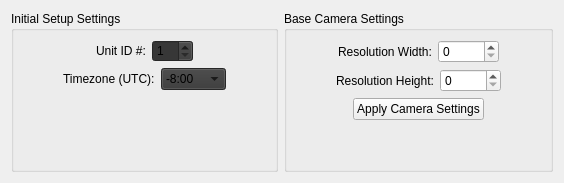
          <widget class="QWidget" name="tab_8">
           <attribute name="title">
            <string>System Settings</string>
           </attribute>
           <layout class="QGridLayout" name="gridLayout_14">
            <item row="0" column="0">
             <widget class="QGroupBox" name="groupBox">
              <property name="title">
               <string>Initial Setup Settings</string>
              </property>
              <layout class="QGridLayout" name="gridLayout_36">
               <item row="0" column="0">
                <layout class="QHBoxLayout" name="horizontalLayout_14">
                 <item>
                  <spacer name="horizontalSpacer_58">
                   <property name="orientation">
                    <enum>Qt::Horizontal</enum>
                   </property>
                   <property name="sizeHint" stdset="0">
                    <size>
                     <width>40</width>
                     <height>20</height>
                    </size>
                   </property>
                  </spacer>
                 </item>
                 <item>
                  <widget class="QLabel" name="label_4">
                   <property name="text">
                    <string>Unit ID #:</string>
                   </property>
                  </widget>
                 </item>
                 <item>
                  <widget class="QSpinBox" name="settings_unit_id_spinbox">
                   <property name="styleSheet">
                    <string notr="true">background-color:rgb(55,55,55)</string>
                   </property>
                   <property name="minimum">
                    <number>1</number>
                   </property>
                  </widget>
                 </item>
                 <item>
                  <spacer name="horizontalSpacer_50">
                   <property name="orientation">
                    <enum>Qt::Horizontal</enum>
                   </property>
                   <property name="sizeHint" stdset="0">
                    <size>
                     <width>40</width>
                     <height>20</height>
                    </size>
                   </property>
                  </spacer>
                 </item>
                </layout>
               </item>
               <item row="1" column="0">
                <layout class="QHBoxLayout" name="horizontalLayout_26">
                 <item>
                  <spacer name="horizontalSpacer_59">
                   <property name="orientation">
                    <enum>Qt::Horizontal</enum>
                   </property>
                   <property name="sizeHint" stdset="0">
                    <size>
                     <width>40</width>
                     <height>20</height>
                    </size>
                   </property>
                  </spacer>
                 </item>
                 <item>
                  <widget class="QLabel" name="label_timezone">
                   <property name="text">
                    <string>Timezone (UTC):</string>
                   </property>
                  </widget>
                 </item>
                 <item>
                  <widget class="QComboBox" name="settings_timezone_combobox">
                   <property name="styleSheet">
                    <string notr="true">background-color:rgb(55,55,55);</string>
                   </property>
                   <property name="currentIndex">
                    <number>5</number>
                   </property>
                   <item>
                    <property name="text">
                     <string>-12:00</string>
                    </property>
                   </item>
                   <item>
                    <property name="text">
                     <string>-11:00</string>
                    </property>
                   </item>
                   <item>
                    <property name="text">
                     <string>-10:00</string>
                    </property>
                   </item>
                   <item>
                    <property name="text">
                     <string>-9:30</string>
                    </property>
                   </item>
                   <item>
                    <property name="text">
                     <string>-9:00</string>
                    </property>
                   </item>
                   <item>
                    <property name="text">
                     <string>-8:00</string>
                    </property>
                   </item>
                   <item>
                    <property name="text">
                     <string>-7:00</string>
                    </property>
                   </item>
                   <item>
                    <property name="text">
                     <string>-6:00</string>
                    </property>
                   </item>
                   <item>
                    <property name="text">
                     <string>-5:00</string>
                    </property>
                   </item>
                   <item>
                    <property name="text">
                     <string>-4:30</string>
                    </property>
                   </item>
                   <item>
                    <property name="text">
                     <string>-4:00</string>
                    </property>
                   </item>
                   <item>
                    <property name="text">
                     <string>-3:30</string>
                    </property>
                   </item>
                   <item>
                    <property name="text">
                     <string>-3:00</string>
                    </property>
                   </item>
                   <item>
                    <property name="text">
                     <string>-2:00</string>
                    </property>
                   </item>
                   <item>
                    <property name="text">
                     <string>-1:00</string>
                    </property>
                   </item>
                   <item>
                    <property name="text">
                     <string>0:00</string>
                    </property>
                   </item>
                   <item>
                    <property name="text">
                     <string>1:00</string>
                    </property>
                   </item>
                   <item>
                    <property name="text">
                     <string>2:00</string>
                    </property>
                   </item>
                   <item>
                    <property name="text">
                     <string>3:00</string>
                    </property>
                   </item>
                   <item>
                    <property name="text">
                     <string>3:30</string>
                    </property>
                   </item>
                   <item>
                    <property name="text">
                     <string>4:00</string>
                    </property>
                   </item>
                   <item>
                    <property name="text">
                     <string>4:30</string>
                    </property>
                   </item>
                   <item>
                    <property name="text">
                     <string>5:00</string>
                    </property>
                   </item>
                   <item>
                    <property name="text">
                     <string>5:30</string>
                    </property>
                   </item>
                   <item>
                    <property name="text">
                     <string>5:45</string>
                    </property>
                   </item>
                   <item>
                    <property name="text">
                     <string>6:00</string>
                    </property>
                   </item>
                   <item>
                    <property name="text">
                     <string>6:30</string>
                    </property>
                   </item>
                   <item>
                    <property name="text">
                     <string>7:00</string>
                    </property>
                   </item>
                   <item>
                    <property name="text">
                     <string>8:00</string>
                    </property>
                   </item>
                   <item>
                    <property name="text">
                     <string>8:45</string>
                    </property>
                   </item>
                   <item>
                    <property name="text">
                     <string>9:00</string>
                    </property>
                   </item>
                   <item>
                    <property name="text">
                     <string>9:30</string>
                    </property>
                   </item>
                   <item>
                    <property name="text">
                     <string>10:00</string>
                    </property>
                   </item>
                   <item>
                    <property name="text">
                     <string>10:30</string>
                    </property>
                   </item>
                   <item>
                    <property name="text">
                     <string>11:00</string>
                    </property>
                   </item>
                   <item>
                    <property name="text">
                     <string>11:30</string>
                    </property>
                   </item>
                   <item>
                    <property name="text">
                     <string>12:00</string>
                    </property>
                   </item>
                   <item>
                    <property name="text">
                     <string>12:45</string>
                    </property>
                   </item>
                   <item>
                    <property name="text">
                     <string>13:00</string>
                    </property>
                   </item>
                   <item>
                    <property name="text">
                     <string>14:00</string>
                    </property>
                   </item>
                  </widget>
                 </item>
                 <item>
                  <spacer name="horizontalSpacer_60">
                   <property name="orientation">
                    <enum>Qt::Horizontal</enum>
                   </property>
                   <property name="sizeHint" stdset="0">
                    <size>
                     <width>40</width>
                     <height>20</height>
                    </size>
                   </property>
                  </spacer>
                 </item>
                </layout>
               </item>
               <item row="2" column="0">
                <spacer name="verticalSpacer_24">
                 <property name="orientation">
                  <enum>Qt::Vertical</enum>
                 </property>
                 <property name="sizeHint" stdset="0">
                  <size>
                   <width>20</width>
                   <height>40</height>
                  </size>
                 </property>
                </spacer>
               </item>
              </layout>
             </widget>
            </item>
            <item row="0" column="1">
             <widget class="QGroupBox" name="groupBox_2">
              <property name="title">
               <string>Base Camera Settings</string>
              </property>
              <layout class="QGridLayout" name="gridLayout_45">
               <item row="0" column="0">
                <layout class="QHBoxLayout" name="horizontalLayout_27">
                 <item>
                  <spacer name="horizontalSpacer_51">
                   <property name="orientation">
                    <enum>Qt::Horizontal</enum>
                   </property>
                   <property name="sizeHint" stdset="0">
                    <size>
                     <width>40</width>
                     <height>20</height>
                    </size>
                   </property>
                  </spacer>
                 </item>
                 <item>
                  <widget class="QLabel" name="label_9">
                   <property name="text">
                    <string>Resolution Width:</string>
                   </property>
                  </widget>
                 </item>
                 <item>
                  <widget class="QSpinBox" name="settings_camera_res_width_spinbox">
                   <property name="maximum">
                    <number>10000</number>
                   </property>
                  </widget>
                 </item>
                 <item>
                  <spacer name="horizontalSpacer_61">
                   <property name="orientation">
                    <enum>Qt::Horizontal</enum>
                   </property>
                   <property name="sizeHint" stdset="0">
                    <size>
                     <width>40</width>
                     <height>20</height>
                    </size>
                   </property>
                  </spacer>
                 </item>
                </layout>
               </item>
               <item row="5" column="0">
                <spacer name="verticalSpacer_25">
                 <property name="orientation">
                  <enum>Qt::Vertical</enum>
                 </property>
                 <property name="sizeHint" stdset="0">
                  <size>
                   <width>20</width>
                   <height>40</height>
                  </size>
                 </property>
                </spacer>
               </item>
               <item row="1" column="0">
                <layout class="QHBoxLayout" name="horizontalLayout_32">
                 <item>
                  <spacer name="horizontalSpacer_62">
                   <property name="orientation">
                    <enum>Qt::Horizontal</enum>
                   </property>
                   <property name="sizeHint" stdset="0">
                    <size>
                     <width>40</width>
                     <height>20</height>
                    </size>
                   </property>
                  </spacer>
                 </item>
                 <item>
                  <widget class="QLabel" name="label_10">
                   <property name="text">
                    <string>Resolution Height:</string>
                   </property>
                  </widget>
                 </item>
                 <item>
                  <widget class="QSpinBox" name="settings_camera_res_height_spinbox">
                   <property name="maximum">
                    <number>10000</number>
                   </property>
                  </widget>
                 </item>
                 <item>
                  <spacer name="horizontalSpacer_63">
                   <property name="orientation">
                    <enum>Qt::Horizontal</enum>
                   </property>
                   <property name="sizeHint" stdset="0">
                    <size>
                     <width>40</width>
                     <height>20</height>
                    </size>
                   </property>
                  </spacer>
                 </item>
                </layout>
               </item>
               <item row="2" column="0">
                <layout class="QHBoxLayout" name="horizontalLayout_33">
                 <item>
                  <spacer name="horizontalSpacer_64">
                   <property name="orientation">
                    <enum>Qt::Horizontal</enum>
                   </property>
                   <property name="sizeHint" stdset="0">
                    <size>
                     <width>40</width>
                     <height>20</height>
                    </size>
                   </property>
                  </spacer>
                 </item>
                 <item>
                  <widget class="QPushButton" name="settings_apply_camera_settings_button">
                   <property name="text">
                    <string>Apply Camera Settings</string>
                   </property>
                  </widget>
                 </item>
                 <item>
                  <spacer name="horizontalSpacer_65">
                   <property name="orientation">
                    <enum>Qt::Horizontal</enum>
                   </property>
                   <property name="sizeHint" stdset="0">
                    <size>
                     <width>40</width>
                     <height>20</height>
                    </size>
                   </property>
                  </spacer>
                 </item>
                </layout>
               </item>
              </layout>
             </widget>
            </item>
           </layout>
          </widget>
